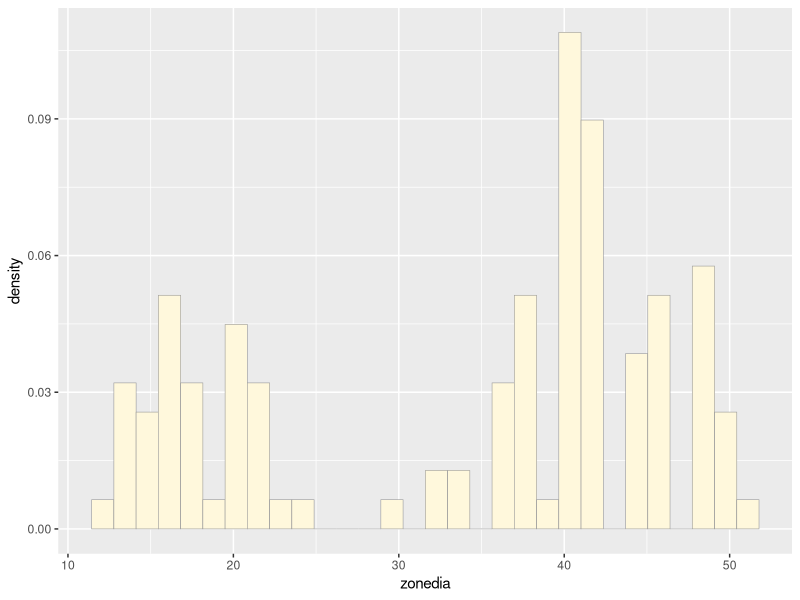
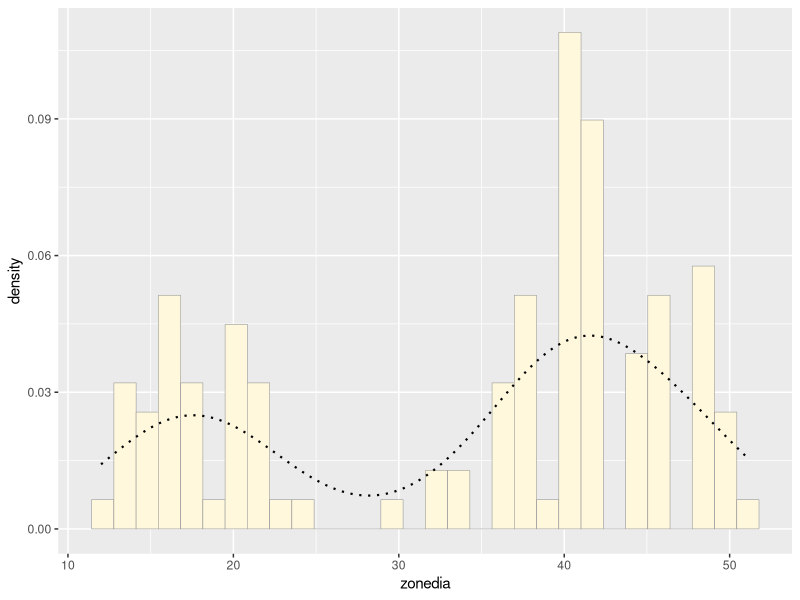
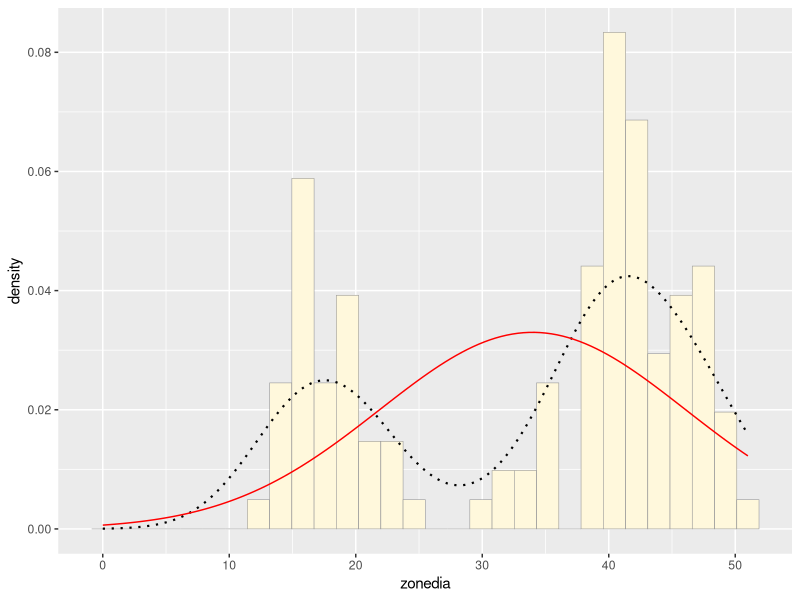
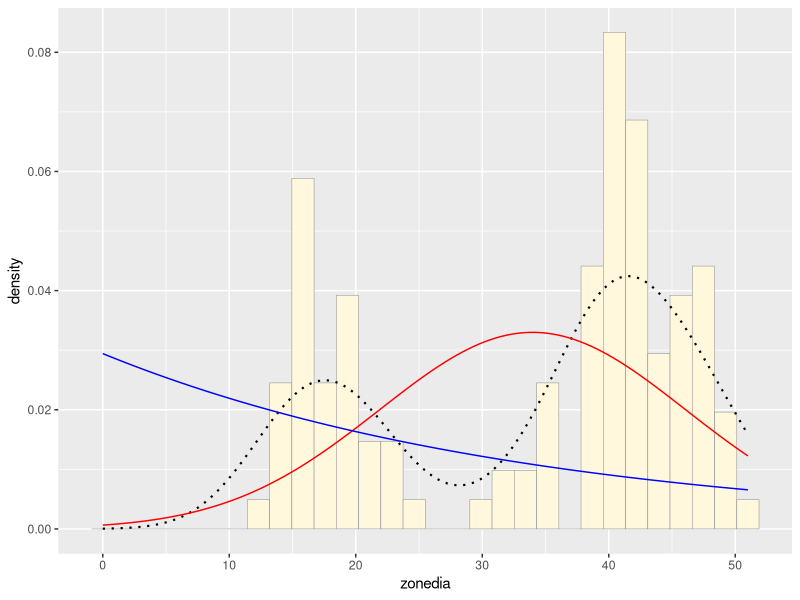
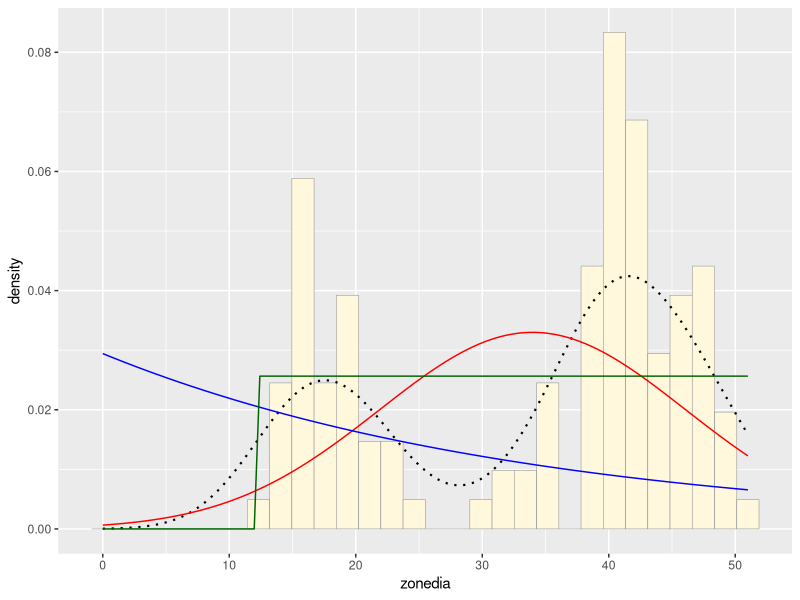
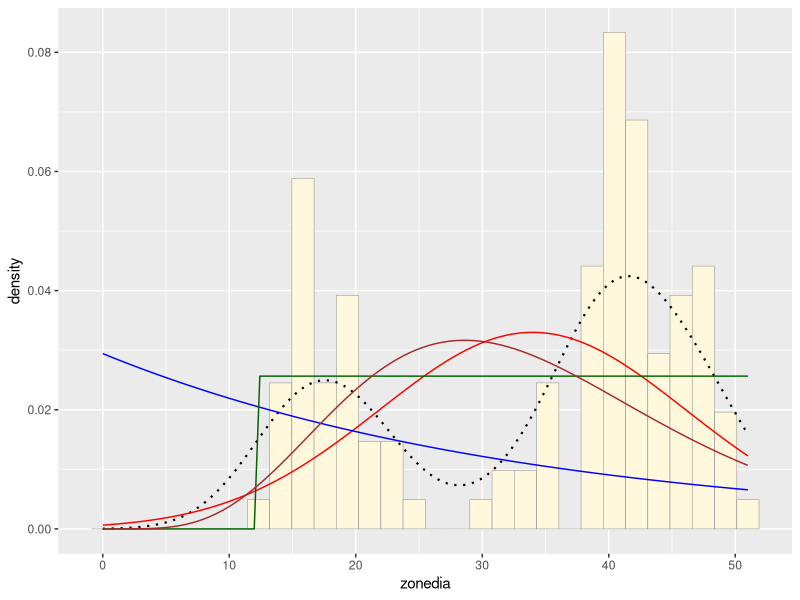
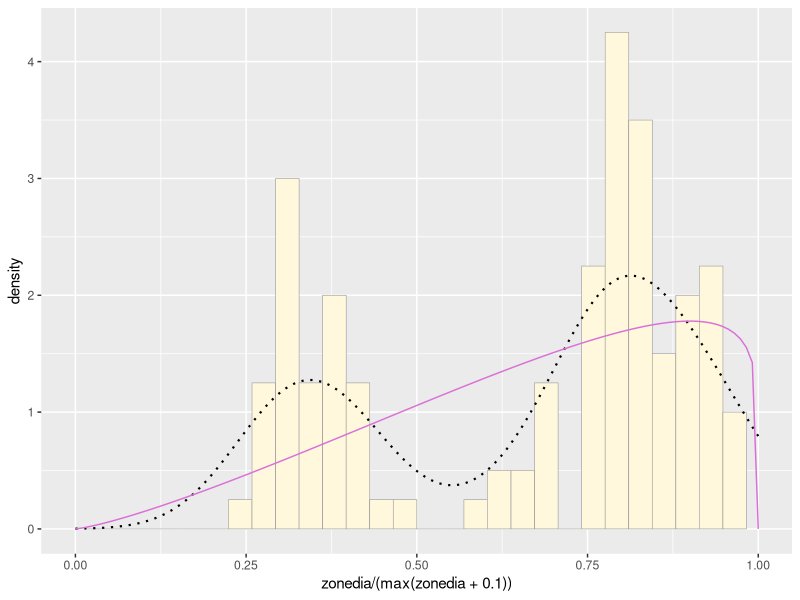
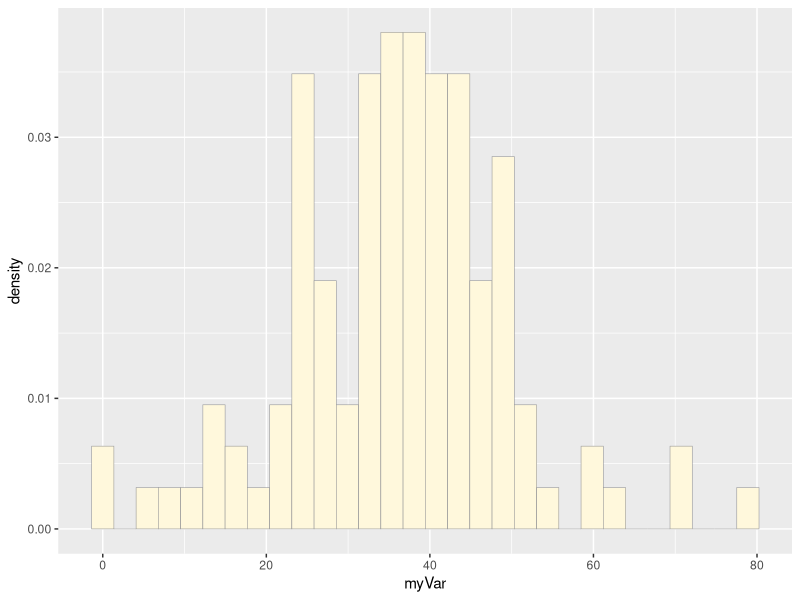

Recreate these plots in R, in order.
## ---- chunk 1
library(ggplot2) # for graphics
library(MASS) # for maximum likelihood estimation
## ---- chunk 2
# quick and dirty, a truncated normal distribution to work on the solution set

#z <- rnorm(n=3000,mean=0.2) # creates a random uniform distribution of 3000 variables with a mean of 0.2
#z <- data.frame(1:3000,z) # a data frame is created with 1st column 1 to 3000, and second column containing each values made in previous step
#names(z) <- list("ID","myVar") # name given to each column
#z <- z[z$myVar>0,] # take only whose values are greater than 0, basically variables containing 0 and negative numbers are left out
#str(z)
#summary(z$myVar) # gives mean, median and quartiles of the distribution
## ---- chunk 3
z <- read.table("Sample_data.csv",header=TRUE,sep=",", stringsAsFactors=FALSE) # reading my data
str(z)
summary(z)
## ---- chunk 4
p1 <- ggplot(data=z, aes(x=zonedia, y=..density..)) +
  geom_histogram(color="grey60",fill="cornsilk",size=0.2) 
print(p1)
## ---- chunk 5
p1 <-  p1 +  geom_density(linetype="dotted",size=0.75)
print(p1)
## ---- chunk 6
normPars <- fitdistr(z$zonedia,"normal")
print(normPars)
str(normPars)
normPars$estimate["mean"] # note structure of getting a named attribute
## ---- chunk 7
meanML <- normPars$estimate["mean"]
sdML <- normPars$estimate["sd"]

xval <- seq(0,max(z$zonedia),len=length(z$zonedia))

 stat <- stat_function(aes(x = xval, y = ..y..), fun = dnorm, colour="red", n = length(z$zonedia), args = list(mean = meanML, sd = sdML))
 p1 + stat
## ---- chunk 8
expoPars <- fitdistr(z$zonedia,"exponential")
rateML <- expoPars$estimate["rate"]

stat2 <- stat_function(aes(x = xval, y = ..y..), fun = dexp, colour="blue", n = length(z$zonedia), args = list(rate=rateML))
 p1 + stat + stat2
## ---- chunk 9
stat3 <- stat_function(aes(x = xval, y = ..y..), fun = dunif, colour="darkgreen", n = length(z$zonedia), args = list(min=min(z$zonedia), max=max(z$zonedia)))
 p1 + stat + stat2 + stat3
## ---- chunk 10
gammaPars <- fitdistr(z$zonedia,"gamma")
shapeML <- gammaPars$estimate["shape"]
rateML <- gammaPars$estimate["rate"]

stat4 <- stat_function(aes(x = xval, y = ..y..), fun = dgamma, colour="brown", n = length(z$zonedia), args = list(shape=shapeML, rate=rateML))
 p1 + stat + stat2 + stat3 + stat4
## ---- chunk 11
pSpecial <- ggplot(data=z, aes(x=zonedia/(max(zonedia + 0.1)), y=..density..)) +
  geom_histogram(color="grey60",fill="cornsilk",size=0.2) + 
  xlim(c(0,1)) +
  geom_density(size=0.75,linetype="dotted")

betaPars <- fitdistr(x=z$zonedia/max(z$zonedia + 0.1),start=list(shape1=1,shape2=2),"beta")
shape1ML <- betaPars$estimate["shape1"]
shape2ML <- betaPars$estimate["shape2"]

statSpecial <- stat_function(aes(x = xval, y = ..y..), fun = dbeta, colour="orchid", n = length(z$zonedia), args = list(shape1=shape1ML,shape2=shape2ML))
pSpecial + statSpecial
## ---- chunk 12
# new data set with length as my original data and mean 33.98

z1 <- rnorm(n=116,mean=33.98,sd=12.09)
z1 <- data.frame(1:116,z1)
names(z1) <- list("ID","myVar")
z1 <- z1[z1$myVar>0,]
str(z1)
summary(z1$myVar)
## ---- chunk 13
p2 <- ggplot(data=z1, aes(x=myVar, y=..density..)) +
  geom_histogram(color="grey60",fill="cornsilk",size=0.2) 
print(p2)
## ---- chunk 14
normPars <- fitdistr(z1$myVar,"normal")
print(normPars)
str(normPars)
normPars$estimate["mean"] # note structure of getting a named attribute
## ---- chunk 15
meanML <- normPars$estimate["mean"]
sdML <- normPars$estimate["sd"]

xval <- seq(0,max(z1$myVar),len=length(z1$myVar))

 stat <- stat_function(aes(x = xval, y = ..y..), fun = dnorm, colour="red", n = length(z1$myVar), args = list(mean = meanML, sd = sdML))
 p2 + stat
## ---- chunk 16
expoPars <- fitdistr(z1$myVar,"exponential")
rateML <- expoPars$estimate["rate"]

stat2 <- stat_function(aes(x = xval, y = ..y..), fun = dexp, colour="blue", n = length(z1$myVar), args = list(rate=rateML))
 p2 + stat + stat2
## ---- chunk 17
# compare to true parameters
# compare to parameters estimated from simple means and standard deviations
mean(z1$myVar)
sd(z1$myVar)
